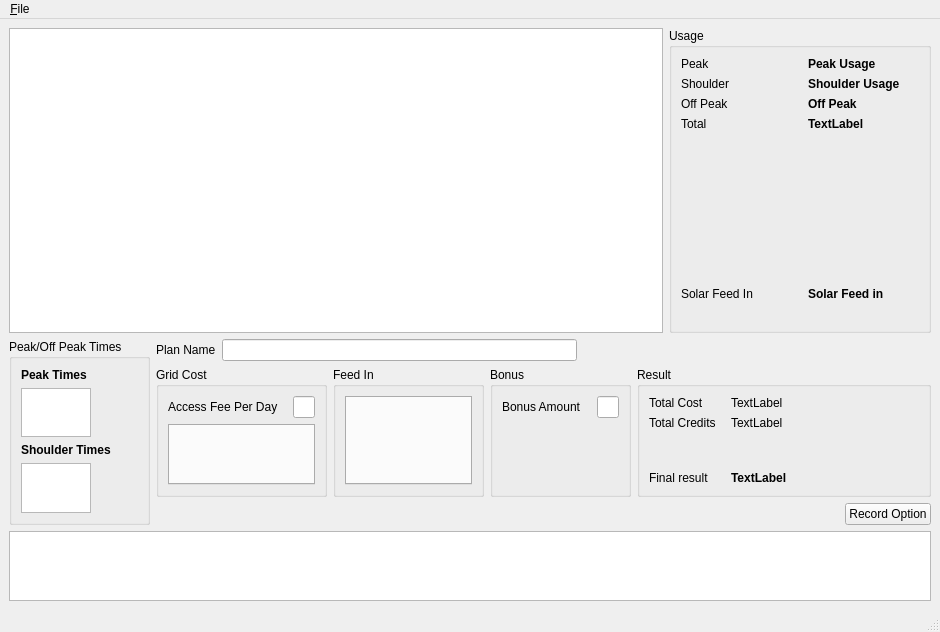
<?xml version="1.0" encoding="UTF-8"?>
<ui version="4.0">
 <class>MainWindow</class>
 <widget class="QMainWindow" name="MainWindow">
  <property name="geometry">
   <rect>
    <x>0</x>
    <y>0</y>
    <width>940</width>
    <height>632</height>
   </rect>
  </property>
  <property name="windowTitle">
   <string>Electricity Calculator</string>
  </property>
  <widget class="QWidget" name="centralwidget">
   <layout class="QVBoxLayout" name="verticalLayout_4">
    <item>
     <layout class="QHBoxLayout" name="horizontalLayout_2" stretch="5,2">
      <item>
       <widget class="QChartView" name="graphicsView"/>
      </item>
      <item>
       <widget class="QGroupBox" name="groupBox">
        <property name="title">
         <string>Usage</string>
        </property>
        <layout class="QGridLayout" name="gridLayout">
         <property name="horizontalSpacing">
          <number>15</number>
         </property>
         <property name="verticalSpacing">
          <number>6</number>
         </property>
         <item row="3" column="0" rowspan="2">
          <widget class="QLabel" name="label_5">
           <property name="text">
            <string>Total</string>
           </property>
          </widget>
         </item>
         <item row="0" column="0">
          <widget class="QLabel" name="label">
           <property name="text">
            <string>Peak</string>
           </property>
          </widget>
         </item>
         <item row="6" column="0" colspan="2">
          <widget class="QLabel" name="label_4">
           <property name="text">
            <string>Solar Feed In</string>
           </property>
          </widget>
         </item>
         <item row="2" column="0">
          <widget class="QLabel" name="label_3">
           <property name="text">
            <string>Off Peak</string>
           </property>
          </widget>
         </item>
         <item row="2" column="2" colspan="2">
          <widget class="QLabel" name="txtOffPeakUsage">
           <property name="font">
            <font>
             <bold>true</bold>
            </font>
           </property>
           <property name="text">
            <string>Off Peak</string>
           </property>
          </widget>
         </item>
         <item row="5" column="0">
          <spacer name="verticalSpacer">
           <property name="orientation">
            <enum>Qt::Vertical</enum>
           </property>
           <property name="sizeHint" stdset="0">
            <size>
             <width>20</width>
             <height>171</height>
            </size>
           </property>
          </spacer>
         </item>
         <item row="0" column="2" colspan="2">
          <widget class="QLabel" name="txtPeakUsage">
           <property name="font">
            <font>
             <bold>true</bold>
            </font>
           </property>
           <property name="text">
            <string>Peak Usage</string>
           </property>
          </widget>
         </item>
         <item row="1" column="0">
          <widget class="QLabel" name="label_2">
           <property name="text">
            <string>Shoulder</string>
           </property>
          </widget>
         </item>
         <item row="1" column="2" colspan="2">
          <widget class="QLabel" name="txtShoulderUsage">
           <property name="font">
            <font>
             <bold>true</bold>
            </font>
           </property>
           <property name="text">
            <string>Shoulder Usage</string>
           </property>
          </widget>
         </item>
         <item row="6" column="2" colspan="2">
          <widget class="QLabel" name="txtSolarFeedIn">
           <property name="font">
            <font>
             <bold>true</bold>
            </font>
           </property>
           <property name="text">
            <string>Solar Feed in</string>
           </property>
          </widget>
         </item>
         <item row="7" column="0">
          <spacer name="verticalSpacer_2">
           <property name="orientation">
            <enum>Qt::Vertical</enum>
           </property>
           <property name="sizeHint" stdset="0">
            <size>
             <width>20</width>
             <height>40</height>
            </size>
           </property>
          </spacer>
         </item>
         <item row="3" column="2" rowspan="2" colspan="2">
          <widget class="QLabel" name="txtTotal">
           <property name="font">
            <font>
             <bold>true</bold>
            </font>
           </property>
           <property name="text">
            <string>TextLabel</string>
           </property>
          </widget>
         </item>
        </layout>
       </widget>
      </item>
     </layout>
    </item>
    <item>
     <layout class="QHBoxLayout" name="horizontalLayout_5">
      <item>
       <widget class="QGroupBox" name="groupBox_2">
        <property name="minimumSize">
         <size>
          <width>0</width>
          <height>0</height>
         </size>
        </property>
        <property name="title">
         <string>Peak/Off Peak Times</string>
        </property>
        <layout class="QVBoxLayout" name="verticalLayout_2">
         <item>
          <widget class="QLabel" name="label_6">
           <property name="font">
            <font>
             <bold>true</bold>
            </font>
           </property>
           <property name="text">
            <string>Peak Times</string>
           </property>
          </widget>
         </item>
         <item>
          <widget class="QTableView" name="tblPeak">
           <property name="sizePolicy">
            <sizepolicy hsizetype="Fixed" vsizetype="Fixed">
             <horstretch>0</horstretch>
             <verstretch>0</verstretch>
            </sizepolicy>
           </property>
           <property name="minimumSize">
            <size>
             <width>0</width>
             <height>10</height>
            </size>
           </property>
           <property name="baseSize">
            <size>
             <width>0</width>
             <height>0</height>
            </size>
           </property>
           <property name="sizeAdjustPolicy">
            <enum>QAbstractScrollArea::AdjustToContentsOnFirstShow</enum>
           </property>
           <property name="selectionBehavior">
            <enum>QAbstractItemView::SelectRows</enum>
           </property>
          </widget>
         </item>
         <item>
          <widget class="QLabel" name="label_7">
           <property name="font">
            <font>
             <bold>true</bold>
            </font>
           </property>
           <property name="text">
            <string>Shoulder Times</string>
           </property>
          </widget>
         </item>
         <item>
          <widget class="QTableView" name="tblShoulder">
           <property name="sizePolicy">
            <sizepolicy hsizetype="Fixed" vsizetype="Fixed">
             <horstretch>0</horstretch>
             <verstretch>0</verstretch>
            </sizepolicy>
           </property>
           <property name="minimumSize">
            <size>
             <width>0</width>
             <height>10</height>
            </size>
           </property>
           <property name="sizeAdjustPolicy">
            <enum>QAbstractScrollArea::AdjustToContentsOnFirstShow</enum>
           </property>
           <property name="selectionBehavior">
            <enum>QAbstractItemView::SelectRows</enum>
           </property>
          </widget>
         </item>
        </layout>
       </widget>
      </item>
      <item>
       <layout class="QVBoxLayout" name="verticalLayout">
        <item>
         <layout class="QHBoxLayout" name="horizontalLayout_3">
          <item>
           <widget class="QLabel" name="label_10">
            <property name="text">
             <string>Plan Name</string>
            </property>
           </widget>
          </item>
          <item>
           <widget class="QLineEdit" name="txtPlanName"/>
          </item>
          <item>
           <spacer name="horizontalSpacer">
            <property name="orientation">
             <enum>Qt::Horizontal</enum>
            </property>
            <property name="sizeHint" stdset="0">
             <size>
              <width>40</width>
              <height>20</height>
             </size>
            </property>
           </spacer>
          </item>
         </layout>
        </item>
        <item>
         <layout class="QHBoxLayout" name="horizontalLayout" stretch="1,1,1,3">
          <item>
           <widget class="QGroupBox" name="groupBox_3">
            <property name="minimumSize">
             <size>
              <width>0</width>
              <height>50</height>
             </size>
            </property>
            <property name="title">
             <string>Grid Cost</string>
            </property>
            <layout class="QGridLayout" name="gridLayout_2">
             <property name="horizontalSpacing">
              <number>15</number>
             </property>
             <property name="verticalSpacing">
              <number>6</number>
             </property>
             <item row="0" column="0">
              <widget class="QLabel" name="label_9">
               <property name="text">
                <string>Access Fee Per Day</string>
               </property>
              </widget>
             </item>
             <item row="0" column="1">
              <widget class="QLineEdit" name="txtAccessFee"/>
             </item>
             <item row="1" column="0" colspan="2">
              <widget class="QTabWidget" name="tabGridCost">
               <property name="currentIndex">
                <number>-1</number>
               </property>
              </widget>
             </item>
            </layout>
           </widget>
          </item>
          <item>
           <widget class="QGroupBox" name="groupBox_4">
            <property name="minimumSize">
             <size>
              <width>0</width>
              <height>50</height>
             </size>
            </property>
            <property name="title">
             <string>Feed In</string>
            </property>
            <layout class="QVBoxLayout" name="verticalLayout_3">
             <item>
              <widget class="QTabWidget" name="tabFeedIn"/>
             </item>
            </layout>
           </widget>
          </item>
          <item>
           <widget class="QGroupBox" name="groupBox_5">
            <property name="minimumSize">
             <size>
              <width>0</width>
              <height>50</height>
             </size>
            </property>
            <property name="title">
             <string>Bonus</string>
            </property>
            <layout class="QFormLayout" name="formLayout">
             <property name="horizontalSpacing">
              <number>15</number>
             </property>
             <property name="verticalSpacing">
              <number>15</number>
             </property>
             <item row="0" column="0">
              <widget class="QLabel" name="label_8">
               <property name="text">
                <string>Bonus Amount</string>
               </property>
              </widget>
             </item>
             <item row="0" column="1">
              <widget class="QLineEdit" name="txtBonus"/>
             </item>
            </layout>
           </widget>
          </item>
          <item>
           <widget class="QGroupBox" name="groupBox_6">
            <property name="minimumSize">
             <size>
              <width>0</width>
              <height>0</height>
             </size>
            </property>
            <property name="title">
             <string>Result</string>
            </property>
            <layout class="QFormLayout" name="formLayout_2">
             <property name="horizontalSpacing">
              <number>15</number>
             </property>
             <property name="verticalSpacing">
              <number>6</number>
             </property>
             <item row="0" column="0">
              <widget class="QLabel" name="label_11">
               <property name="text">
                <string>Total Cost</string>
               </property>
              </widget>
             </item>
             <item row="0" column="1">
              <widget class="QLabel" name="txtTotalCost">
               <property name="text">
                <string>TextLabel</string>
               </property>
              </widget>
             </item>
             <item row="2" column="0">
              <widget class="QLabel" name="label_12">
               <property name="text">
                <string>Total Credits</string>
               </property>
              </widget>
             </item>
             <item row="2" column="1">
              <widget class="QLabel" name="txtTotalCredits">
               <property name="text">
                <string>TextLabel</string>
               </property>
              </widget>
             </item>
             <item row="5" column="1">
              <spacer name="verticalSpacer_3">
               <property name="orientation">
                <enum>Qt::Vertical</enum>
               </property>
               <property name="sizeHint" stdset="0">
                <size>
                 <width>60</width>
                 <height>27</height>
                </size>
               </property>
              </spacer>
             </item>
             <item row="6" column="0">
              <widget class="QLabel" name="GrandTotal">
               <property name="text">
                <string>Final result</string>
               </property>
              </widget>
             </item>
             <item row="6" column="1">
              <widget class="QLabel" name="txtGrandTotal">
               <property name="font">
                <font>
                 <bold>true</bold>
                </font>
               </property>
               <property name="text">
                <string>TextLabel</string>
               </property>
              </widget>
             </item>
            </layout>
           </widget>
          </item>
         </layout>
        </item>
        <item>
         <layout class="QHBoxLayout" name="horizontalLayout_4">
          <item>
           <spacer name="horizontalSpacer_2">
            <property name="orientation">
             <enum>Qt::Horizontal</enum>
            </property>
            <property name="sizeHint" stdset="0">
             <size>
              <width>418</width>
              <height>20</height>
             </size>
            </property>
           </spacer>
          </item>
          <item>
           <widget class="QPushButton" name="btnRecordResult">
            <property name="text">
             <string>Record Option</string>
            </property>
           </widget>
          </item>
         </layout>
        </item>
       </layout>
      </item>
     </layout>
    </item>
    <item>
     <widget class="QTableView" name="tblResults">
      <property name="sizeAdjustPolicy">
       <enum>QAbstractScrollArea::AdjustToContentsOnFirstShow</enum>
      </property>
     </widget>
    </item>
   </layout>
  </widget>
  <widget class="QMenuBar" name="menubar">
   <property name="geometry">
    <rect>
     <x>0</x>
     <y>0</y>
     <width>940</width>
     <height>21</height>
    </rect>
   </property>
   <widget class="QMenu" name="menu_File">
    <property name="title">
     <string>&amp;File</string>
    </property>
    <addaction name="action_Open"/>
    <addaction name="action_Quit"/>
   </widget>
   <addaction name="menu_File"/>
  </widget>
  <widget class="QStatusBar" name="statusbar"/>
  <action name="action_Open">
   <property name="text">
    <string>&amp;Open</string>
   </property>
  </action>
  <action name="action_Quit">
   <property name="text">
    <string>&amp;Quit</string>
   </property>
  </action>
 </widget>
 <customwidgets>
  <customwidget>
   <class>QChartView</class>
   <extends>QGraphicsView</extends>
   <header location="global">QtCharts</header>
  </customwidget>
 </customwidgets>
 <resources/>
 <connections/>
</ui>
